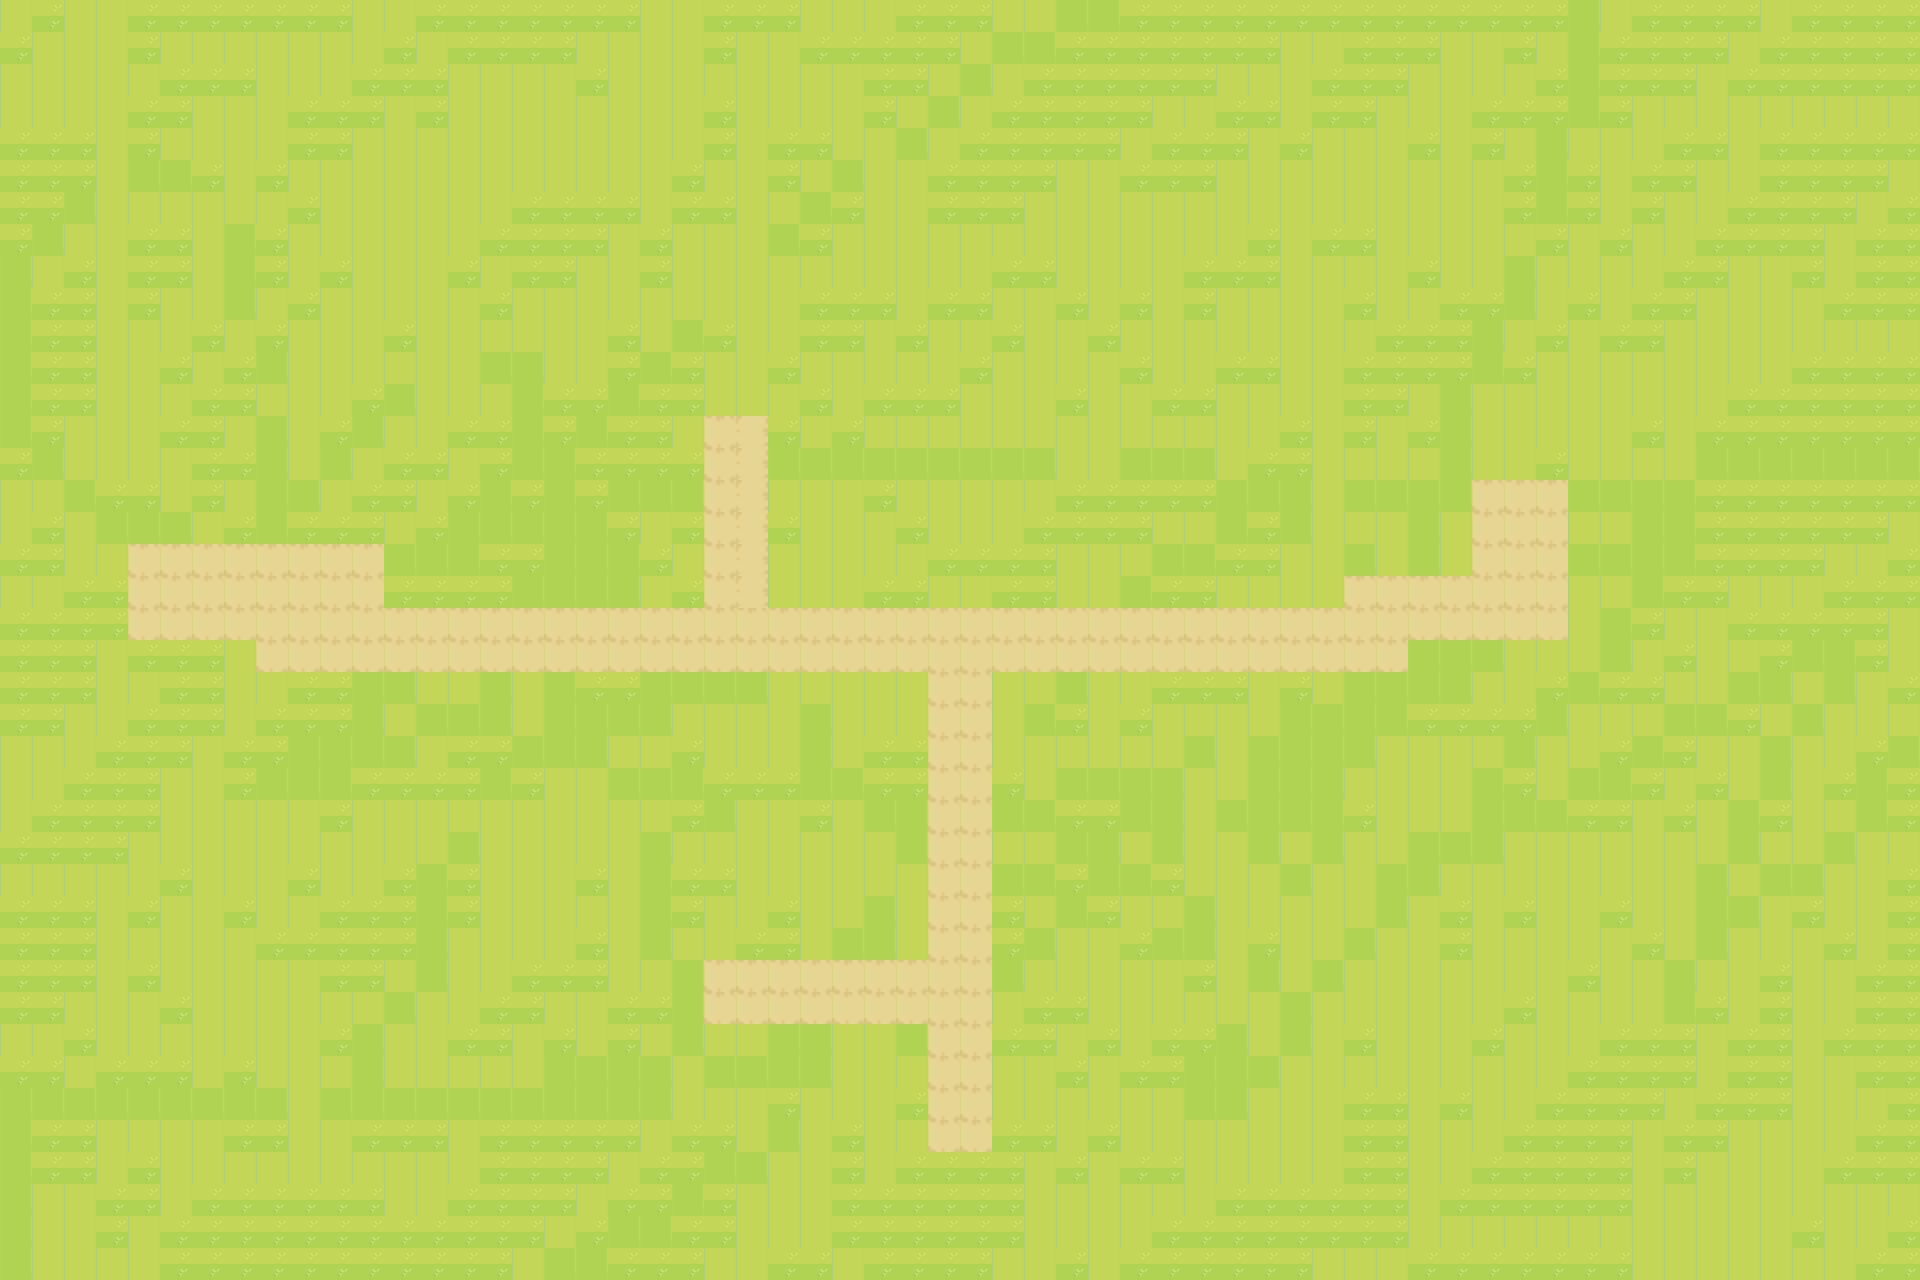

Below is a game level as drawn by its tile map, then a one-line description and the .tmx that defines it (tile-layer data replaced by summaries):
An orthogonal 60x40 tile map with 32x32 px tiles, 1 tile layer (Background), 1 hidden layer not drawn, 10 tilesets.

<map version="1.8" tiledversion="1.8.2" orientation="orthogonal" renderorder="right-down" width="60" height="40" tilewidth="32" tileheight="32" infinite="0" nextlayerid="3" nextobjectid="1">
 <tileset firstgid="1" source="TexturedGrass.tsx" />
 <tileset firstgid="2" source="Grass_1.tsx" />
 <tileset firstgid="3" source="Grass_2.tsx" />
 <tileset firstgid="4" source="CyanTaverns_Revamped.tsx" />
 <tileset firstgid="29" source="Barracks_Range_Melee.tsx" />
 <tileset firstgid="125" source="Quest_Board.tsx" />
 <tileset firstgid="129" source="Road.tsx" />
 <tileset firstgid="130" source="Portal_Revamped.tsx" />
 <tileset firstgid="134" source="PurpleChapels_Revamped.tsx" />
 <tileset firstgid="150" source="Market_Revamped.tsx" />
 <layer id="1" name="Background" width="60" height="40">
  <data>[2400 cells, 2394 non-empty, 4 distinct tile ids]</data>
 </layer>
 <layer id="2" name="Buildings" width="60" height="40" visible="0">
  <data>[2400 cells, 181 non-empty, 181 distinct tile ids]</data>
 </layer>
</map>
